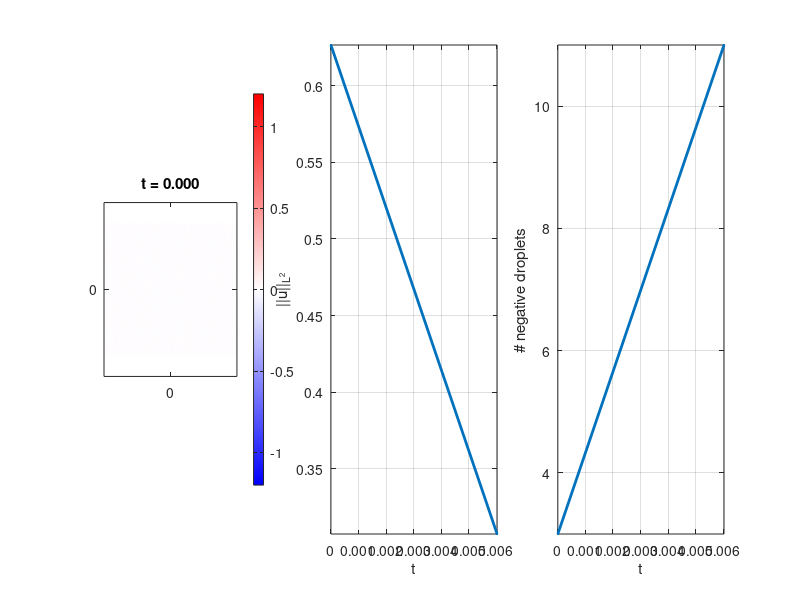

MATLAB code for this plot: (Note: this script raises an error after producing the figure.)
function CH2D_phase_separation()
    clc; clear; close all;
    image = "count_droplets"; % "count_droplets" or "count_minmax"
    
    %% Parameters
    function mu = mu(t)
        mu = 3;
    end
    
    t0 = 0.0;
    T  = 5.0;
    
    scale=20;
    Lx = scale*pi;
    Ly = scale*pi;
    
    Nx = 2^8;
    Ny = 2^8;
    
    dx = Lx/Nx;
    dy = Ly/Ny;
    
    movie_dt = 0.05;
    
    %% Initial condition

    % random
    sigma = 0.01;
    u0 = sigma*randn(Nx,Ny);
    u_hat = fft2(u0);

    % gaussian
    % u0 = exp(-(X.^2 + Y.^2)/sigma);
    % u_hat = fft2(u0);
    
    %% discretization
    % spatial discretization
    x = (-Nx/2:Nx/2-1)*dx;
    y = (-Ny/2:Ny/2-1)*dy;
    
    [X,Y] = ndgrid(x,y);
    
    % time discretization
    dt = 0.1 * min(dx,dy)^2;
    t = t0:dt:T;
    
    %% Fourier wavenumbers
    
    kx = 2*pi * [0:Nx/2-1 -Nx/2:-1] / Lx;
    ky = 2*pi * [0:Ny/2-1 -Ny/2:-1] / Ly;
    
    [KX,KY] = ndgrid(kx,ky);
    
    Laplacian_k = -(KX.^2 + KY.^2);

    %% 2/3 dealiasing mask

    kx_max = max(abs(kx));
    ky_max = max(abs(ky));
    
    dealias_mask = (abs(KX) <= (2/3)*kx_max) & (abs(KY) <= (2/3)*ky_max);
    
    %% Plot setup
    figure('Position',[100 100 1800 600])
    %% first plot: solution
    subplot(1,3,1)
    
    u_phys = real(ifft2(u_hat));
    
    im = imagesc(x,y,u_phys');
    axis equal tight
    set(gca,'YDir','normal')
    
    colormap(seismic_colormap())
    caxis([-1.2 1.2])
    colorbar
    
    title(sprintf('t = %.3f',t(1)))
    xticks([-scale*pi 0 scale*pi])
    xticklabels({['-' num2str(scale,'%.0f')] ,'0', [num2str(scale,'%.0f') '\pi']})
    yticks([-scale*pi 0 scale*pi])
    yticklabels({['-' num2str(scale,'%.0f')] ,'0', [num2str(scale,'%.0f') '\pi']})

    %% second plot: L2 norm
    subplot(1,3,2)
    
    t_hist = t(1);
    l2_hist = l2_norm_periodic(u_hat,Lx,Ly);
    
    hline = plot(t_hist,l2_hist,'LineWidth',2);
    
    xlabel('t')
    ylabel('||u||_{L^2}')
    grid on
    
    %% third plot: defects
    subplot(1,3,3)

    if image == "count_droplets"
        BW = u_phys < 0;
        BW = bwareaopen(BW,20);
        CC = bwconncomp(BW,8);
        defect_hist = CC.NumObjects;

        dline = plot(t_hist, defect_hist, 'LineWidth',2);
        
        xlabel('t')
        ylabel('# negative droplets')
    elseif image == "count_minmax"
        mx = imregionalmax(u_phys) & (u_phys > 0.5);
        mn = imregionalmin(u_phys) & (u_phys < -0.5);
    
        nmax = nnz(mx);
        nmin = nnz(mn);
    
        defect_max_hist = nmax;
        defect_min_hist = nmin;
        
        dlinemax = plot(t_hist, defect_max_hist, 'LineWidth',2, 'DisplayName', '# maxima');
        hold on;
        dlinemin = plot(t_hist, defect_min_hist, 'LineWidth',2, 'DisplayName', '# minima');
        
        xlabel('t')
        legend show
    end

    grid on
    
    drawnow
    
    %% GIF setup
    save_gif = true;
    gif_filename = ['cahn_hilliard_2D_muIC=' num2str(mu(0),'%.2f') '.gif'];
    
    frame_count = 1;
    
    next_movie_time = t0;
    
    %% Time loop
    for n = 1:length(t)-1
        L_operator = -Laplacian_k.^2 - mu(t(n))*Laplacian_k;

        u_phys = real(ifft2(u_hat));
        u3_hat = fft2(u_phys.^3);
        N_hat = Laplacian_k .* dealias_mask .* u3_hat;
    
        % explicit nonlinear, semi-explicit linear
        u_hat = ((1 + 0.5*dt*L_operator).*u_hat + dt*N_hat) ...
                ./ (1 - 0.5*dt*L_operator);
        u_hat = dealias_mask .* u_hat;
        u_phys = real(ifft2(u_hat));

        t_hist(end+1) = t(n+1);
        l2_hist(end+1) = l2_norm_periodic(u_hat,Lx,Ly);
        
        % count defect proxy
        if image == "count_droplets"  
            BW = u_phys < 0;
            BW = bwareaopen(BW,20);
            CC = bwconncomp(BW,8);
            defect_hist(end+1) = CC.NumObjects;

        elseif image == "count_minmax"
            mx = imregionalmax(u_phys) & (u_phys > 0.5);
            mn = imregionalmin(u_phys) & (u_phys < -0.5);
        
            nmax = nnz(mx);
            nmin = nnz(mn);
        
            defect_max_hist(end+1) = nmax;
            defect_min_hist(end+1) = nmin;
        end

        if (t(n+1) >= next_movie_time) || (n+1 == length(t))
    
            next_movie_time = next_movie_time + movie_dt;
            u_phys = real(ifft2(u_hat));
    
            set(im,'CData',u_phys')
            subplot(1,3,1)

            subplot(1,3,2)
            set(hline,'XData',t_hist,'YData',l2_hist)
            axis tight
            
            subplot(1,3,3)
            if image == "count_droplets"                
                set(dline,'XData',t_hist,'YData',defect_hist);

            elseif image == "count_minmax"
                set(dlinemax,'XData',t_hist,'YData',defect_max_hist);
                set(dlinemin,'XData',t_hist,'YData',defect_min_hist);
                
                xlabel('t')
            end
            axis tight
    
            drawnow
    
            if save_gif
                frame = getframe(gcf);
                img = frame2im(frame);
    
                [A,map] = rgb2ind(img,256);
                if frame_count == 1
                    imwrite(A,map,gif_filename,'gif','LoopCount',Inf,'DelayTime',0.05);
                else
                    imwrite(A,map,gif_filename,'gif','WriteMode','append','DelayTime',0.05);
                end
    
                frame_count = frame_count + 1;
    
            end
        end
    end
    disp(['GIF saved to: ', gif_filename])

end


%% L2 norm
function val = l2_norm_periodic(u_hat,Lx,Ly)
    [Nx,Ny] = size(u_hat);
    val = sqrt(Lx*Ly) * sqrt(sum(abs(u_hat(:)).^2)) /(Nx*Ny);
end
    
    
%% Seismic colormap    
function cmap = seismic_colormap()
    
    n = 256;
    
    r = [(0:n/2-1)/(n/2), ones(1,n/2)];
    g = [(0:n/2-1)/(n/2), (n/2-1:-1:0)/(n/2)];
    b = [ones(1,n/2), (n/2-1:-1:0)/(n/2)];
    
    cmap = [r(:),g(:),b(:)];

end
